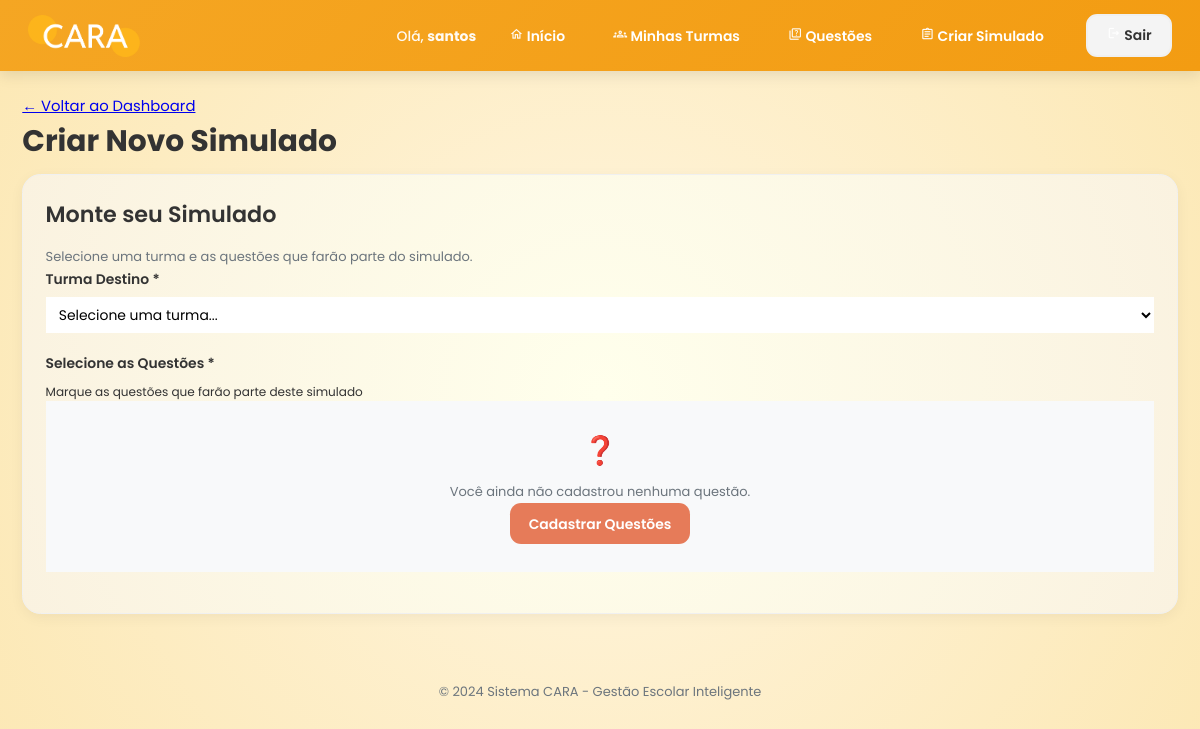
Before: /criar-simulado/ (signed in) with the older database file.
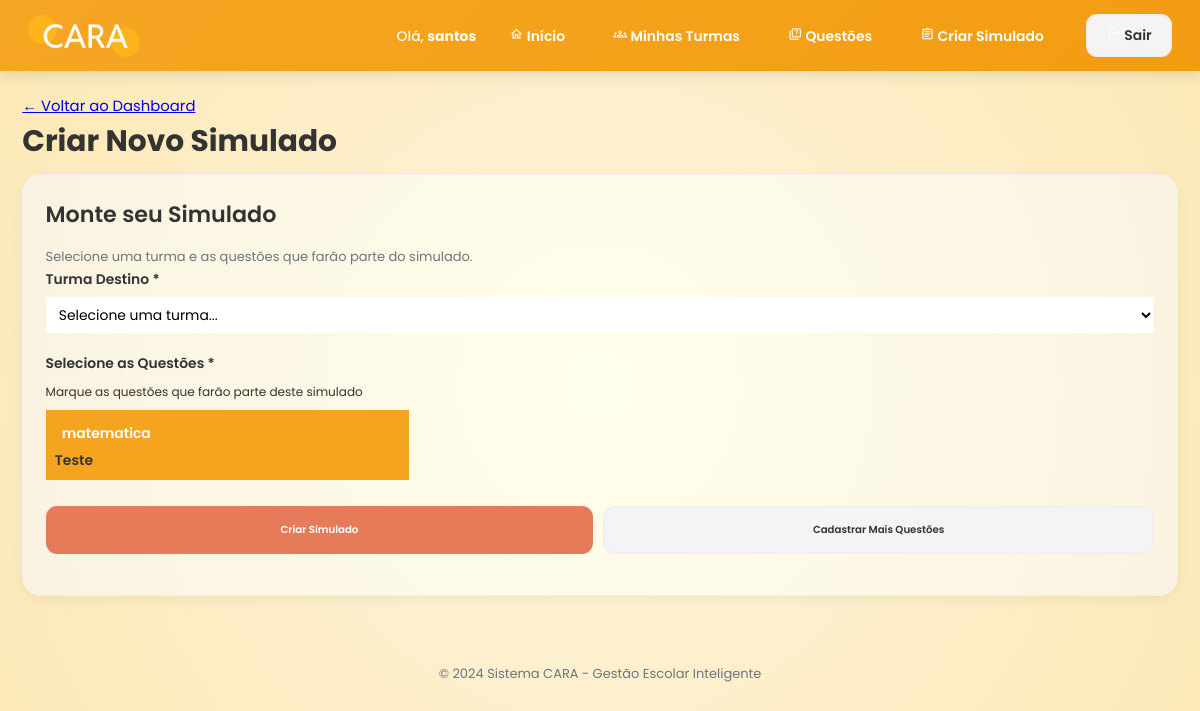
After: the same page with the newer database file.
### escola/models.py (models this page shows, shortened)
class Questao(models.Model):
    enunciado = models.TextField()
    resposta = models.TextField()
    materia = models.CharField(max_length=100)
    autor = models.ForeignKey(Professor, on_delete=models.CASCADE, related_name="questoes_criadas")
    data_criacao = models.DateTimeField(auto_now_add=True)
    class Meta:
        ordering = ['-data_criacao']
        verbose_name = 'Questão'
        verbose_name_plural = 'Questões'

### escola/views.py (the view)
    def wrapper(request, *args, **kwargs):
        if not hasattr(request.user, 'professor'):
            return HttpResponseForbidden("Acesso negado")
        return view_func(request, *args, **kwargs)

### escola/views.py (called while the page is built, shortened)
def professor_required(view_func):
    def wrapper(request, *args, **kwargs):
        if not hasattr(request.user, 'professor'):
            return HttpResponseForbidden("Acesso negado")
        return view_func(request, *args, **kwargs)
    return wrapper

@login_required
@professor_required
def criar_simulado(request):
    professor = request.user.professor
    questoes = Questao.objects.filter(autor=professor)
    turmas = professor.turmas.all()
    return render(request, 'professor/criar_simulado.html', {
        'questoes': questoes,
        'turmas': turmas
    })

### escola/templates/professor/criar_simulado.html (shortened to what this page needs)
{% extends 'base.html' %}
{% block content %}
    <a href="{% url 'dashboard' %}">&larr; Voltar ao Dashboard</a>
    <h1>Criar Novo Simulado</h1>
    <div class="card">
        <h2>Monte seu Simulado</h2>
        <p class="subtitle">Selecione uma turma e as questões que farão parte do simulado.</p>
        <form action="{% url 'criar_simulado' %}" method="POST" class="form-simulado">
            <div class="form-group">
                <label for="turma">Turma Destino *</label>
                <select name="turma" id="turma" required>
                    <option value="">Selecione uma turma...</option>
                </select>
            </div>
            <div class="form-group">
                <label>Selecione as Questões *</label>
                <p class="hint">Marque as questões que farão parte deste simulado</p>
                {% if questoes %}
                    <div class="questoes-selection">
                        {% for questao in questoes %}
                            <div class="questao-checkbox-item">
                                <label for="questao-{{ questao.id }}">
                                    <div class="questao-preview">
                                        <span class="materia-tag">{{ questao.materia }}</span>
                                        <p class="questao-enunciado">{{ questao.enunciado|truncatewords:15 }}</p>
                                    </div>
                                </label>
                            </div>
                        {% endfor %}
                    </div>
                    <div class="form-actions">
                        <button type="submit" class="btn btn-primary btn-large">Criar Simulado</button>
                        <a href="{% url 'banco_questoes' %}" class="btn btn-secondary btn-large">Cadastrar Mais Questões</a>
                    </div>
                {% else %}
                    <div class="empty-state">
                        <div class="empty-icon">❓</div>
                        <p>Você ainda não cadastrou nenhuma questão.</p>
                        <a href="{% url 'banco_questoes' %}" class="btn btn-primary">Cadastrar Questões</a>
                    </div>
                {% endif %}
            </div>
        </form>
    </div>
{% endblock %}

Changed rows visible on the page:
now on this page (row edited): Questao: materia "matematica", enunciado "Teste"
Other visible differences:
text no longer shown: "❓ Você ainda não cadastrou nenhuma questão. Cadastrar Questões"
text now shown: "Criar Simulado Cadastrar Mais Questões"
